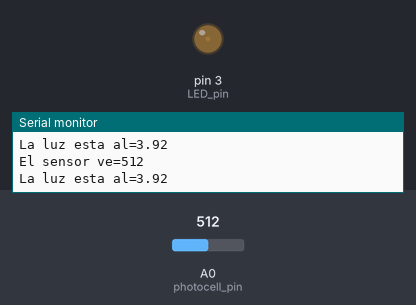
The sketch below on a simulated Arduino Uno, built with avr-gcc and run on an emulated ATmega328P. Shown: output pins drawn as LEDs (lit = HIGH), the last lines printed to the serial monitor. The test bench sets the inputs (shaded band); at power-on: A0 (photocell_pin) = 512.

Above: at 1.2 s.
1.3 s: A0 (photocell_pin) set to 119
2.8 s: A0 (photocell_pin) set to 98
At 3.88 s:
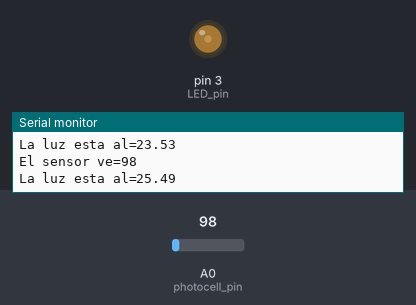
At 5.19 s:
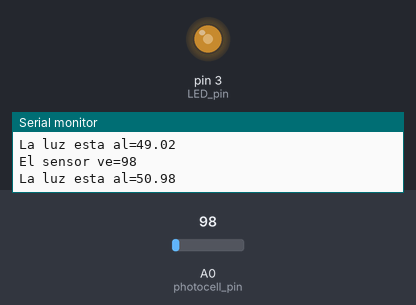
5.8 s: A0 (photocell_pin) set to 1023
8.8 s: A0 (photocell_pin) set to 100
At 15.0 s:
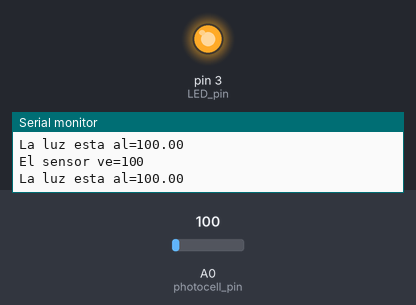
Timing chart, 0 to 15.8 s (numbered marks = the images above; inputs shaded):
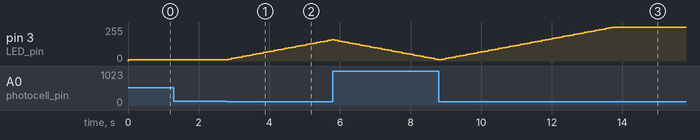

The sketch:

control_lum_led.ino
```cpp
// Carga para el sensor
int photocell_pin=0;
int photocell_reading;
int photocell_setpoint=110;

// Carga para el led
int LED_pin=3;
int LED_input=10;

//Seccion SETUP
void setup(){
  Serial.begin(9600);
  pinMode(LED_pin,OUTPUT);
}

void loop(){
  photocell_reading=analogRead(photocell_pin);
  if(photocell_setpoint < photocell_reading)
  {
    LED_input=constrain(LED_input-5,10,255);
  }
  else if (photocell_setpoint > photocell_reading)
  {
      LED_input=constrain(LED_input+5,10,255);
  }
  analogWrite(LED_pin,LED_input);
  Serial.print("El sensor ve=");
  Serial.println(photocell_reading);
  Serial.print("La luz esta al=");
  Serial.println(LED_input/2.55);


  delay(100);
}
```

Measured:
- the behaviour switches between 110 and 109 on A0 (photocell_pin) (found by bisection; images 0 and 1)
- after the input at 2.8 s, pin 3 (LED_pin): moves from 10/255 to 160/255 over 2.9 s, starting at once
- after the input at 8.8 s, pin 3 (LED_pin): moves from 10/255 to 255/255 over 4.8 s, starting after 0.08 s
